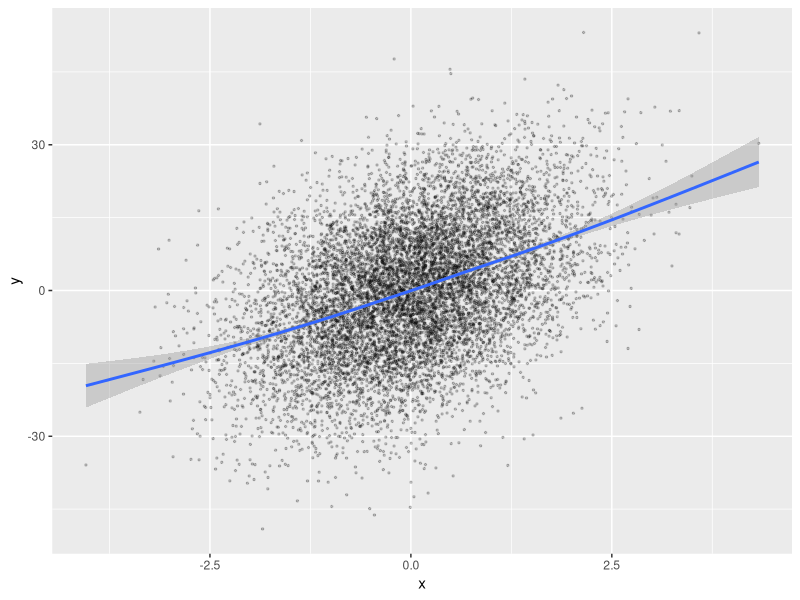

This figure's R source:

set.seed(42)

df <- data.frame(x = rnorm(10000),
           u = rnorm(10000))
df$y <- 5.5*df$x + rnorm(10000)*12


head(df)


regresion <- lm(y ~ x, data = df)

summary(regresion)


df$ygorro <- predict(regresion)
df$ugorro <- resid(regresion)

sd(df$y)
sd(df$ygorro)




library(ggplot2)

ggplot(data = df, aes(x = x, y = y))+
  geom_point(alpha = 0.2, size = .5)+
  geom_smooth()
